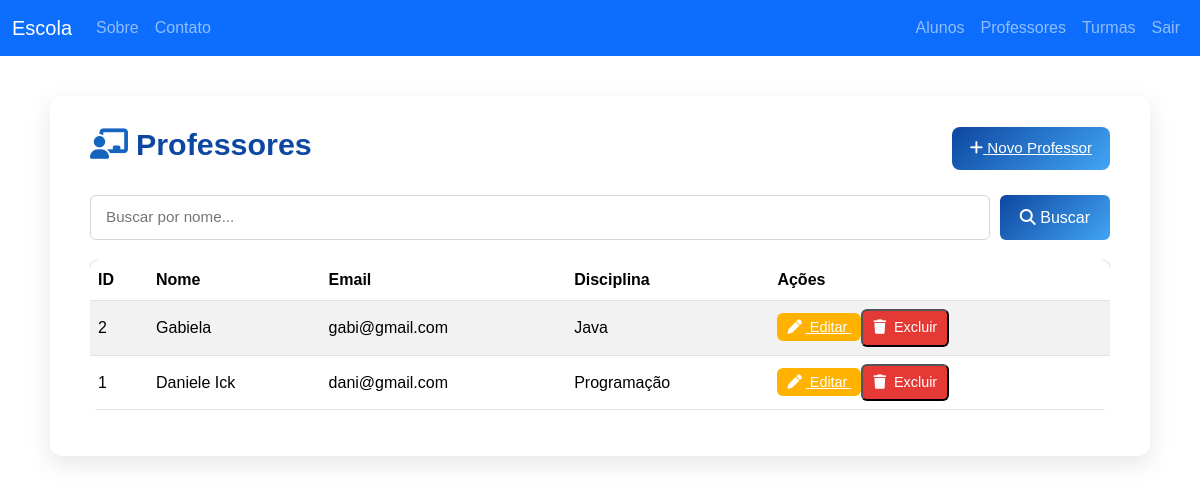
Before: /professores/ (signed in) with the older database file.
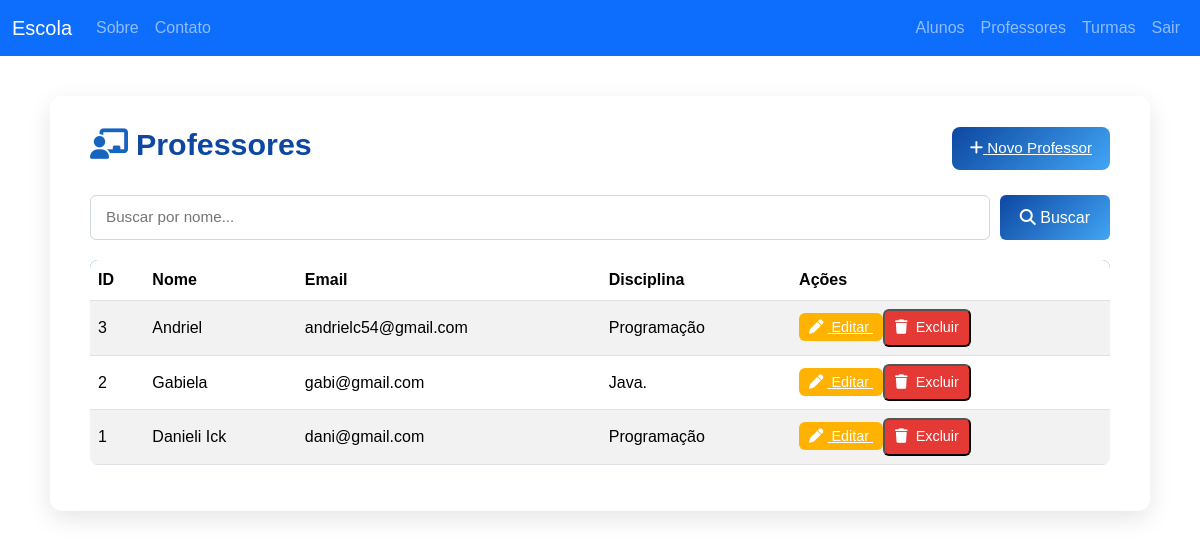
After: the same page with the newer database file.
### app/models/professor.py (models this page shows)
class Professor(db.Model):
    id = db.Column(db.Integer, primary_key=True)
    nome = db.Column(db.String(120), nullable=False)
    email = db.Column(db.String(120), unique=True, nullable=False)
    area = db.Column(db.String(120), nullable=False)

### app/controllers/professores.py (the view)
@bp.route("/")
@login_required
def lista():
    q = request.args.get("q","").strip()
    if q:
        items = Professor.query.filter(Professor.nome.ilike(f"%{q}%")).all()
    else:
        items = Professor.query.order_by(Professor.id.desc()).all()
    return render_template("professores/list.html", professores=items, q=q)

### app/views/templates/professores/list.html (shortened to what this page needs)
{% extends 'professores/professores_base.html' %}
{% block styles %}
  <link rel="stylesheet" href="{{ url_for('static', filename='css/professores.css') }}?v=1">
{% endblock %}
{% block content %}
<section class="professores-container">
  <div class="professores-header">
    <h1><i class="fa-solid fa-chalkboard-user"></i> Professores</h1>
    <a href="{{ url_for('professores.novo') }}" class="btn-novo">
      <i class="fa-solid fa-plus"></i> Novo Professor
    </a>
  </div>
  <form class="search-bar" method="get">
    <input type="text" name="q" value="{{ q }}" placeholder="Buscar por nome...">
    <button type="submit"><i class="fa-solid fa-search"></i> Buscar</button>
  </form>
  {% if professores %}
  <table class="table table-striped align-middle">
    <thead>
      <tr>
        <th>ID</th>
        <th>Nome</th>
        <th>Email</th>
        <th>Disciplina</th>
        <th>Ações</th>
      </tr>
    </thead>
    <tbody>
      {% for p in professores %}
      <tr>
        <td>{{ p.id }}</td>
        <td>{{ p.nome }}</td>
        <td>{{ p.email }}</td>
        <td>{{ p.area }}</td>
        <td>
          <a href="{{ url_for('professores.editar', id=p.id) }}" class="btn-action btn-edit">
            <i class="fa-solid fa-pen"></i> Editar
          </a>
          <form method="post" action="{{ url_for('professores.excluir', id=p.id) }}" style="display:inline;" onsubmit="return confirm('Deseja realmente excluir este professor?')">
            <button class="btn-action btn-delete" type="submit">
              <i class="fa-solid fa-trash"></i> Excluir
            </button>
          </form>
        </td>
      </tr>
      {% endfor %}
    </tbody>
  </table>
  {% else %}
    <div class="alert alert-info mt-3">
      Nenhum professor cadastrado ainda.
    </div>
  {% endif %}
</section>
{% endblock %}

### app/views/templates/professores/professores_base.html (shortened to what this page needs)
{% extends 'base.html' %}

### app/views/templates/base.html (shortened to what this page needs)
<!doctype html>
<html lang="pt-br">
<head>
  <link href="https://cdn.jsdelivr.net/npm/bootstrap@5.3.3/dist/css/bootstrap.min.css" rel="stylesheet">
  <link rel="stylesheet" href="https://cdnjs.cloudflare.com/ajax/libs/font-awesome/6.5.0/css/all.min.css">
  <link rel="stylesheet" href="{{ url_for('static', filename='css/style.css') }}">
  {% block styles %}{% endblock %}
</head>
  <body>
    <nav class="navbar navbar-expand-lg navbar-dark bg-primary">
      <div class="container-fluid">
        <a class="navbar-brand" href="{{ url_for('public.home') }}">Escola</a>
        <div class="collapse navbar-collapse" id="nav">
          <ul class="navbar-nav me-auto mb-2 mb-lg-0">
            <li class="nav-item"><a class="nav-link" href="{{ url_for('public.sobre') }}">Sobre</a></li>
            <li class="nav-item"><a class="nav-link" href="{{ url_for('public.contato') }}">Contato</a></li>
          </ul>
          <ul class="navbar-nav">
            {% if current_user.is_authenticated %}
              <li class="nav-item"><a class="nav-link" href="{{ url_for('alunos.lista') }}">Alunos</a></li>
              <li class="nav-item"><a class="nav-link" href="{{ url_for('professores.lista') }}">Professores</a></li>
              <li class="nav-item"><a class="nav-link" href="{{ url_for('turmas.lista') }}">Turmas</a></li>
              <li class="nav-item"><a class="nav-link" href="{{ url_for('auth.logout') }}">Sair</a></li>
            {% else %}
              <li class="nav-item"><a class="nav-link" href="{{ url_for('auth.login') }}">Entrar</a></li>
              <li class="nav-item"><a class="nav-link" href="{{ url_for('auth.register') }}">Cadastrar</a></li>
            {% endif %}
          </ul>
        </div>
      </div>
    </nav>
    <main class="main-container">
      {% block content %}{% endblock %}
    </main>
  </body>
</html>

### app/static/css/style.css (style rules this page uses)
html, body { margin: 0; padding: 0; overflow-x: hidden; height: 100%; font-family: "Poppins", sans-serif; }
.main-container { margin: 0 !important; padding: 0 !important; max-width: 100% !important; }

### app/static/css/professores.css (style rules this page uses)
body { background: linear-gradient(to bottom right, #8ecedd); font-family: 'Poppins', sans-serif; color: #2d2d2d; }
.professores-container { background: #fff; margin: 40px auto; max-width: 1100px; border-radius: 12px; padding: 30px 40px; box-shadow: 0 8px 25px rgba(0, 0, 0, 0.1); }
.professores-header { display: flex; align-items: center; justify-content: space-between; margin-bottom: 25px; }
.professores-header h1 { font-size: 1.9rem; font-weight: 600; color: #0d47a1; display: flex; align-items: center; gap: 8px; }
.professores-header h1 i { color: #1565c0; }
.btn-novo { background: linear-gradient(135deg, #0d47a1, #42a5f5); color: white; border: none; border-radius: 8px; padding: 10px 18px; font-size: 0.95rem; font-weight: 500; transition: 0.3s; }
.search-bar { display: flex; gap: 10px; margin-bottom: 20px; }
.search-bar input { flex: 1; padding: 10px 15px; border: 1px solid #cfd8dc; border-radius: 6px; outline: none; font-size: 0.95rem; }
.search-bar button { background: linear-gradient(135deg, #0d47a1, #42a5f5); color: white; border: none; border-radius: 6px; padding: 10px 20px; font-weight: 500; transition: 0.3s; }
.table { border-radius: 8px; overflow: hidden; }
.table thead { background: #1976d2; color: white; }
.btn-action { border-radius: 6px; padding: 6px 10px; transition: 0.2s; font-size: 0.9rem; }
.btn-action i { margin-right: 4px; }
.btn-edit { background: #ffb300; color: #fff; }
.btn-delete { background: #e53935; color: #fff; }

Changed rows visible on the page:
added Professor: id "3", nome "Andriel", email "andrielc54@gmail.com", area "Programação"
changed Professor "Gabiela": area "Java" → "Java."
changed Professor "dani@gmail.com": nome "Daniele Ick" → "Danieli Ick"
